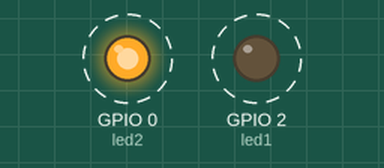
Simulated run of this program. Board: ESP8266 board running MicroPython. Parts: output pins drawn as LEDs (lit = HIGH, except the on-board LED, lit = LOW). Dashed ring = blinking. What the program prints to the serial console is not drawn.

Above: at 0.2 s.
Timing chart, 0 to 4.6 s (numbered marks = the images above):
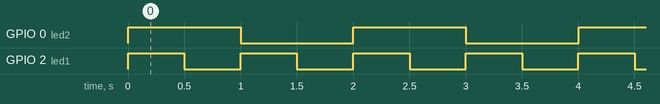

The program:

uasyncio_leds.py
```python
import machine
import uasyncio as asyncio

led1 = machine.Pin(2, machine.Pin.OUT)
led2 = machine.Pin(0, machine.Pin.OUT)


async def blink(led, delay):  # coroutine
    while True:
        print(led, "on")
        led.on()
        await asyncio.sleep_ms(delay)
        print(led, "off")
        led.off()
        await asyncio.sleep_ms(delay)


# boucle d’événements
loop = asyncio.get_event_loop()
loop.create_task(blink(led1, 500))  # Schedule ASAP
loop.create_task(blink(led2, 1000))  # Schedule ASAP
loop.run_forever()
```

Measured:
- by itself, GPIO 0 (led2): alternates HIGH for 1.0 s and LOW for 1.0 s
- by itself, GPIO 2 (led1): alternates HIGH for 0.50 s and LOW for 0.50 s
- by itself, everything shown: repeats every 2.0 s, in 4 steps
